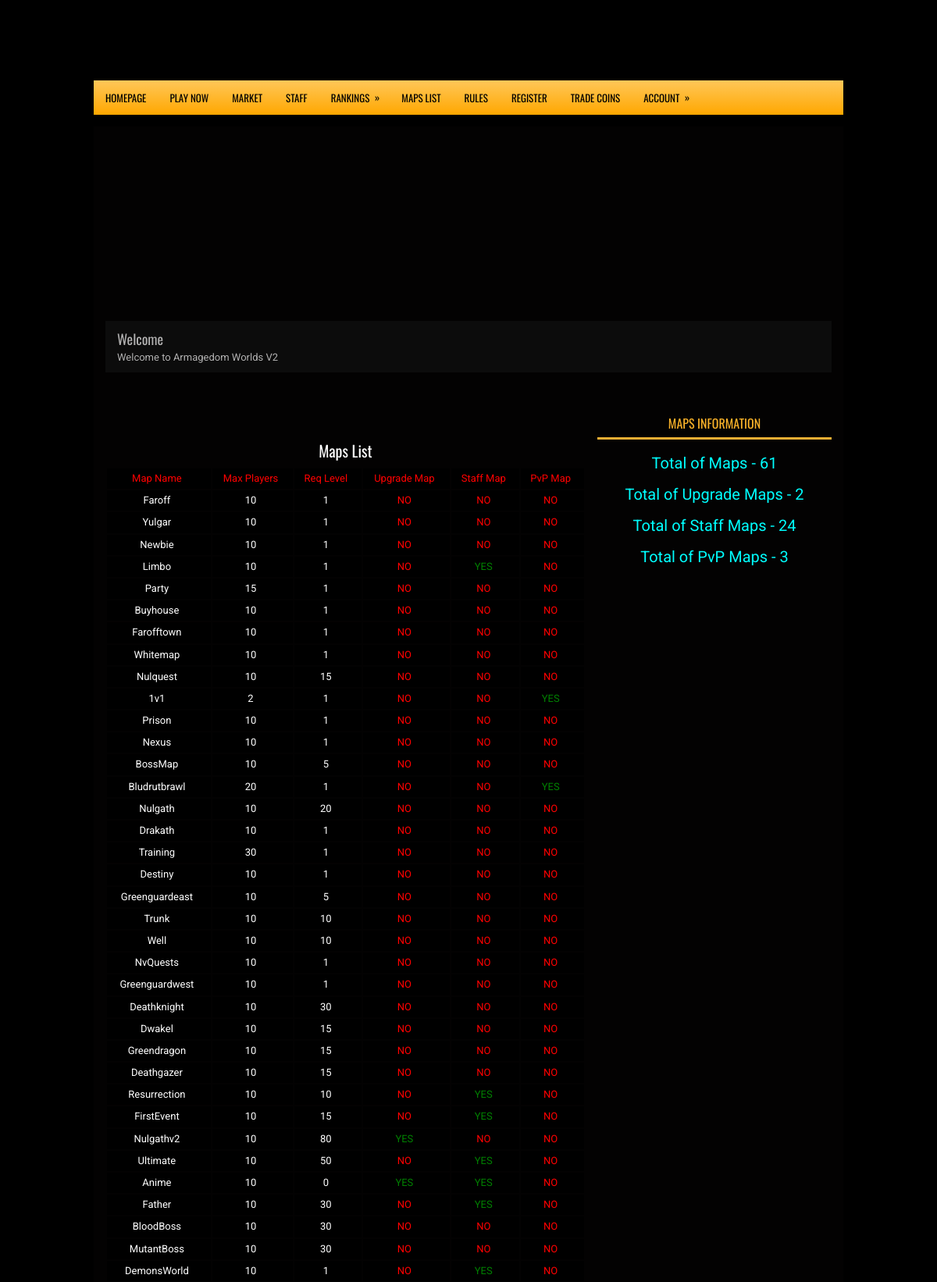
Page /Maps.php (upper part) on the committed database.
### tables this page shows
CREATE TABLE `maps` (
  `id` int(11) UNSIGNED NOT NULL,
  `Name` varchar(32) NOT NULL,
  `File` varchar(128) NOT NULL,
  `MaxPlayers` tinyint(3) UNSIGNED NOT NULL DEFAULT '6',
  `ReqLevel` tinyint(3) UNSIGNED NOT NULL DEFAULT '1',
  `Upgrade` tinyint(1) UNSIGNED NOT NULL DEFAULT '0',
  `Staff` tinyint(1) UNSIGNED NOT NULL DEFAULT '0',
  `PvP` tinyint(1) UNSIGNED NOT NULL DEFAULT '0'
);

### Maps.php (the view, shortened to what this page needs)
<!DOCTYPE html>
<html class='v2' dir='ltr' xmlns='http://www.w3.org/1999/xhtml' xmlns:b='http://www.google.com/2005/gml/b' xmlns:data='http://www.google.com/2005/gml/data' xmlns:expr='http://www.google.com/2005/gml/expr'>
<head>
<link href='https://maxcdn.bootstrapcdn.com/font-awesome/4.5.0/css/font-awesome.min.css' rel='stylesheet'/>
<link type='text/css' rel='stylesheet' href='https://www.blogger.com/static/v1/widgets/3337446685-css_bundle_v2.css' />
<link type='text/css' rel='stylesheet' href='https://www.blogger.com/dyn-css/authorization.css?targetBlogID=7604062174070992931&zx=49f50a8f-8510-4a31-816f-9d1949a3fb2a' />
</head>
<body>
<div id='body-wrapper'><div id='outer-wrapper'><div id='wrap2'>
<div id='header-wrapper'>
</div>
<div class='span-24'>
<div class='menu-secondary-container'>
<ul class='menus menu-secondary'>
<li><a href='/'>HomePage</a></li>
<li><a href='Play.php'>Play Now</a></li>
<li><a href='Account/Market.php'>Market</a></li>
<li><a href='Team.php'>Staff</a></li>
<li><a href='#'>Rankings</a>
</li>
<li><a href='Maps.php'>Maps List</a></li>
<li><a href='Rules.php'>Rules</a></li>
<li><a href='Register.php'>Register</a></li>
<li><a href='Account/TradeCoins.php'>Trade Coins</a></li>
<li><a href='#'>Account</a>
</li>
</ul>
</div>
</div>
<div id='content-wrapper'>
<div class='fp-slider clearfix'>
<div class='fp-slides-container clearfix'>
<div class='fp-slides'>
<div class='fp-slides-items'>
<div class='fp-thumbnail'>
</div>
<div class='fp-content-wrap'>
<div class='fp-content'>
<h3 class='fp-title'>
<a href='#'>Welcome</a>
</h3>
<p>
Welcome to Armagedom Worlds V2
</p>
</div>
</div>
</div>
</div>
</div>
</div>
<div id='main-wrapper'>
<div class='main section' id='main'><div class='widget Blog' data-version='1' id='Blog1'>
<div class='blog-posts hfeed'>
  <div class="date-outer">
  <div class="date-posts">
<div class='post-outer'>
<div class='wrapfullpost'>
<div class='post hentry'>
<div>
			<div style="height:42px;"></div>
<h3 class='post-title entry-title' itemprop='headline'>
<a href='#'><center>Maps List</center></a>
</h3>
<?php
$consulta = mysql_query("SELECT * FROM maps ORDER BY id ASC");
if(mysql_num_rows($consulta) > 0){
?>
		</div>
			<table width="100%">
				<thead>
					<tr bgcolor="#000000">
				<td><font color="#FF0000"><center>Map Name</center><font></td>
			    <td><font color="#FF0000"><center>Max Players</center><font></td>
				<td><font color="#FF0000"><center>Req Level</center><font></td>
				<td><font color="#FF0000"><center>Upgrade Map</center><font></td>
				<td><font color="#FF0000"><center>Staff Map</center><font></td>
				<td><font color="#FF0000"><center>PvP Map</center><font></td>
					</tr>
				</thead>
<?php
	while($l = mysql_fetch_assoc($consulta)){
		$nome = $l['Name'];
		$max = $l['MaxPlayers'];
		$lvl = $l['ReqLevel'];
		$member = $l['Upgrade'];
		if(empty($member)){$member = "<font color='red'>NO</font>";}else{$member = "<font color='green'>YES</font>";}
		$staff = $l['Staff'];
		if(empty($staff)){$staff = "<font color='red'>NO</font>";}else{$staff = "<font color='green'>YES</font>";}
		$pvp = $l['PvP'];
		if(empty($pvp)){$pvp = "<font color='red'>NO</font>";}else{$pvp = "<font color='green'>YES</font>";}
?>
      <tr>
        <td bgcolor="#000000"><font color="#FFFFFF"><center><?php echo $nome; ?></center><font></td>
		<td bgcolor="#000000"><font color="#FFFFFF"><center><?php echo $max; ?></center><font></td>
		<td bgcolor="#000000"><font color="#FFFFFF"><center><?php echo $lvl; ?></center><font></td>
		<td bgcolor="#000000"><font color="#FFFFFF"><center><?php echo $member; ?></center><font></td>
		<td bgcolor="#000000"><font color="#FFFFFF"><center><?php echo $staff; ?></center><font></td>
		<td bgcolor="#000000"><font color="#FFFFFF"><center><?php echo $pvp; ?></center><font></td>
        </tr>
      <?php } ?>
  </table>
  <?php } ?>
</div>
</div>
</div>
</div></div>
</div>
</div></div>
</div>
<div id='rsidebar-wrapper'>
<div class='sidebarpbt section' id='sidebarright'>
<h2><center>Maps Information</center></h2>
<?php
$query_a = "SELECT * FROM maps";
$result_a = mysql_query($query_a);
$num_rows_a = mysql_num_rows($result_a);
?>
<?php
$query_b = "SELECT * FROM maps WHERE Upgrade";
$result_b = mysql_query($query_b);
$num_rows_b = mysql_num_rows($result_b);
?>
<?php
$query_c = "SELECT * FROM maps WHERE Staff";
$result_c = mysql_query($query_c);
$num_rows_c = mysql_num_rows($result_c);
?>
<?php
$query_d = "SELECT * FROM maps WHERE PvP";
$result_d = mysql_query($query_d);
$num_rows_d = mysql_num_rows($result_d);
?>
		<center><font color="cyan"><h3>Total of Maps - <?php echo $num_rows_a; ?></h3></font></center>
		<center><font color="cyan"><h3>Total of Upgrade Maps - <?php echo $num_rows_b; ?></h3></font></center>
		<center><font color="cyan"><h3>Total of Staff Maps - <?php echo $num_rows_c; ?></h3></font></center>
		<center><font color="cyan"><h3>Total of PvP Maps - <?php echo $num_rows_d; ?></h3></font></center>
</div></div>
</div>
</div>
</div>
</div>
</body>
</html>

### Maps.php (style rules this page uses)
a:link,a:visited { color:#FFB21C;text-decoration:none;outline:none; }
#body-wrapper { margin:0px;padding:0px; }
.section, .widget { margin:0px;padding:0px;line-height: 1.4; }
h2 { font-size:30px }
h3 { font-size:20px }
h1,h2,h3,h4,h5,h6 { margin-bottom:16px;font-weight:normal;line-height:1 }
#header-wrapper { width:960px;margin:0px auto 0px;height:63px;padding:20px 0px 20px 0px;overflow:hidden; }
#outer-wrapper { width:960px;margin:0px auto 0px;padding:0px;text-align:left; }
#content-wrapper { padding:15px;background-color:rgba(5,3,3,0.7);overflow:hidden; }
#main-wrapper { width:615px;float:left;margin:0px;padding:0px 0px 0px 0px;word-wrap:break-word;overflow:hidden; }
#rsidebar-wrapper { width:300px;float:right;margin:0px;padding:0px 0px 0px 0px;word-wrap:break-word;overflow:hidden; }
.post { margin-bottom:15px;border:0px solid #C3D7DF; }
.post-title { color:#fff;margin:0 0 10px 0;padding:0;font-family:'Oswald',sans-serif;font-size:20px;line-height:22px;font-weight:normal; }
.post-title a,.post-title a:visited,.post-title strong { display:block;text-decoration:none;color:#fff;text-decoration:none; }
.sidebarpbt { margin:0 0 10px 0;font-size:13px;color:#ECECEC; }
.sidebarpbt h2, h3.widgettitle { border-bottom:3px solid #F0AF34;margin:0 0 10px 0;padding:10px;color:#F9B229;font-size:16px;line-height:16px;font-family:'Oswald',sans-serif;font-weight:normal;text-decoration:none;text-transform:uppercase; }
.main .widget { margin:0 0 5px;padding:0 0 2px }
.main .Blog { border-bottom-width:0 }
.clearfix:after { content:'\0020';display:block;height:0;clear:both;visibility:hidden;overflow:hidden }
#container,#headerbleft,#main,#main-fullwidth,#footer,.clearfix { display:block }
table { margin-bottom:20px;width:100% }
th,td,caption { padding:4px 10px 4px 5px }
ul,ol { margin:0 20px 20px 0;padding-left:20px }
ul { list-style-type:disc }
.menus,.menus * { margin:0;padding:0;list-style:none;list-style-type:none;line-height:1.0 }
.menus li { float:left;position:relative; }
.menus a { display:block;position:relative; }
.menu-secondary-container { position:relative;height:44px;z-index:300;background-image:-moz-linear-gradient(bottom,#ffa700 0%,#ffc759 100%);background-image:-o-linear-gradient(bottom,#ffa700 0%,#ffc759 100%);background-image:-webkit-linear-gradient(bottom,#ffa700 0%,#ffc759 100%);background-image:linear-gradient(bottom,#ffa700 0%,#ffc759 100%);margin-bottom:15px; }
.menu-secondary li a { color:#000000;padding:16px 15px 15px 15px;text-decoration:none;font-family:'Oswald',sans-serif;font-size:13px;text-transform:uppercase;font-weight:normal; }
.menu-secondary a.sf-with-ul { padding-right:26px;min-width:1px; }
.fp-slider { margin:0 auto 15px auto;padding:0px;width:930px;height:332px;overflow:hidden;position:relative; }
.fp-slides,.fp-thumbnail,.fp-prev-next,.fp-nav { width:930px; }
.fp-slides,.fp-thumbnail { height:300px;overflow:hidden;position:relative; }
.fp-title { color:#fff;text-shadow:0px 1px 0px #000;font:normal 18px Oswald,Arial,Helvetica,Sans-serif;padding:0 0 2px 0;margin:0; }
.fp-title a,.fp-title a:hover { color:#fff;text-shadow:0px 1px 0px #000;text-decoration:none; }
.fp-content { position:absolute;bottom:0;left:0;right:0;background:#111;opacity:0.7;filter:alpha(opacity = 70);padding:10px 15px;overflow:hidden; }
.fp-content p { color:#fff;text-shadow:0px 1px 0px #000;padding:0;margin:0;line-height:18px; }
.menu-secondary li a { line-height:1; }
div.span-1,div.span-2,div.span-3,div.span-4,div.span-5,div.span-6,div.span-7,div.span-8,div.span-9,div.span-10,div.span-11,div.span-12,div.span-13,div.span-14,div.span-15,div.span-16,div.span-17,div.span-18,div.span-19,div.span-20,div.span-21,div.span-22,div.span-23,div.span-24 { float:left;margin-right:10px; }
.span-24,div.span-24 { width:960px;margin:0 }
.menu-secondary-container { z-index:9 !important; }

### rows in the picture
maps: Name "Faroff", MaxPlayers "10", ReqLevel "1", shows "NO"
maps: Name "Yulgar", MaxPlayers "10", ReqLevel "1", shows "NO"
maps: Name "Newbie", MaxPlayers "10", ReqLevel "1", shows "NO"
maps: Name "Limbo", MaxPlayers "10", ReqLevel "1", shows "NO", shows "YES"
maps: Name "Party", MaxPlayers "15", ReqLevel "1", shows "NO"
maps: Name "Buyhouse", MaxPlayers "10", ReqLevel "1", shows "NO"
maps: Name "Farofftown", MaxPlayers "10", ReqLevel "1", shows "NO"
maps: Name "Whitemap", MaxPlayers "10", ReqLevel "1", shows "NO"
maps: Name "Nulquest", MaxPlayers "10", ReqLevel "15", shows "NO"
maps: Name "1v1", MaxPlayers "2", ReqLevel "1", shows "NO", shows "YES"
maps: Name "Prison", MaxPlayers "10", ReqLevel "1", shows "NO"
maps: Name "Nexus", MaxPlayers "10", ReqLevel "1", shows "NO"
maps: Name "BossMap", MaxPlayers "10", ReqLevel "5", shows "NO"
maps: Name "Bludrutbrawl", MaxPlayers "20", ReqLevel "1", shows "NO", shows "YES"
maps: Name "Nulgath", MaxPlayers "10", ReqLevel "20", shows "NO"
maps: Name "Drakath", MaxPlayers "10", ReqLevel "1", shows "NO"
maps: Name "Training", MaxPlayers "30", ReqLevel "1", shows "NO"
maps: Name "Destiny", MaxPlayers "10", ReqLevel "1", shows "NO"
maps: Name "Greenguardeast", MaxPlayers "10", ReqLevel "5", shows "NO"
maps: Name "Trunk", MaxPlayers "10", ReqLevel "10", shows "NO"
maps: Name "Well", MaxPlayers "10", ReqLevel "10", shows "NO"
maps: Name "NvQuests", MaxPlayers "10", ReqLevel "1", shows "NO"
maps: Name "Greenguardwest", MaxPlayers "10", ReqLevel "1", shows "NO"
maps: Name "Deathknight", MaxPlayers "10", ReqLevel "30", shows "NO"
maps: Name "Dwakel", MaxPlayers "10", ReqLevel "15", shows "NO"
maps: Name "Greendragon", MaxPlayers "10", ReqLevel "15", shows "NO"
maps: Name "Deathgazer", MaxPlayers "10", ReqLevel "15", shows "NO"
maps: Name "Resurrection", MaxPlayers "10", ReqLevel "10", shows "NO", shows "YES"
maps: Name "FirstEvent", MaxPlayers "10", ReqLevel "15", shows "NO", shows "YES"
maps: Name "Nulgathv2", MaxPlayers "10", ReqLevel "80", shows "YES", shows "NO"
maps: Name "Ultimate", MaxPlayers "10", ReqLevel "50", shows "NO", shows "YES"
maps: Name "Anime", MaxPlayers "10", ReqLevel "0", shows "YES", shows "NO"
maps: Name "Father", MaxPlayers "10", ReqLevel "30", shows "NO", shows "YES"
maps: Name "BloodBoss", MaxPlayers "10", ReqLevel "30", shows "NO"
maps: Name "MutantBoss", MaxPlayers "10", ReqLevel "30", shows "NO"
maps: Name "DemonsWorld", MaxPlayers "10", ReqLevel "1", shows "NO", shows "YES"

### other values in the picture
$num_rows_a "61"
$num_rows_b "2"
$num_rows_c "24"
$num_rows_d "3"
